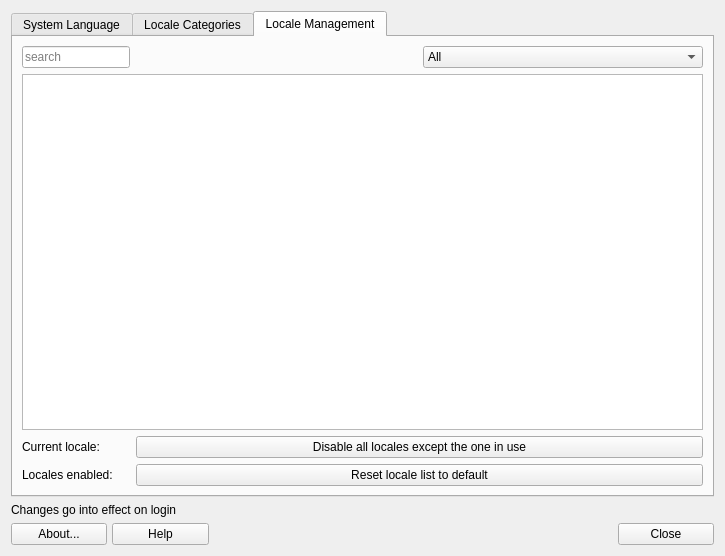
<?xml version="1.0" encoding="UTF-8"?>
<ui version="4.0">
 <class>MainWindow</class>
 <widget class="QDialog" name="MainWindow">
  <property name="geometry">
   <rect>
    <x>0</x>
    <y>0</y>
    <width>725</width>
    <height>556</height>
   </rect>
  </property>
  <property name="windowTitle">
   <string>Program_Name</string>
  </property>
  <layout class="QGridLayout" name="gridLayout_2">
   <item row="5" column="0" colspan="3">
    <layout class="QGridLayout" name="buttonBar" columnstretch="0,0,0,0,0,0,0,0,0">
     <property name="sizeConstraint">
      <enum>QLayout::SetDefaultConstraint</enum>
     </property>
     <property name="leftMargin">
      <number>0</number>
     </property>
     <property name="topMargin">
      <number>0</number>
     </property>
     <property name="rightMargin">
      <number>0</number>
     </property>
     <property name="bottomMargin">
      <number>0</number>
     </property>
     <property name="spacing">
      <number>5</number>
     </property>
     <item row="1" column="8">
      <widget class="QPushButton" name="buttonCancel">
       <property name="sizePolicy">
        <sizepolicy hsizetype="Minimum" vsizetype="Preferred">
         <horstretch>0</horstretch>
         <verstretch>0</verstretch>
        </sizepolicy>
       </property>
       <property name="toolTip">
        <string>Quit application</string>
       </property>
       <property name="text">
        <string>Close</string>
       </property>
       <property name="icon">
        <iconset theme="window-close"/>
       </property>
       <property name="shortcut">
        <string>Alt+N</string>
       </property>
       <property name="autoDefault">
        <bool>false</bool>
       </property>
      </widget>
     </item>
     <item row="1" column="3" alignment="Qt::AlignHCenter">
      <widget class="QLabel" name="labelLogo">
       <property name="maximumSize">
        <size>
         <width>32</width>
         <height>32</height>
        </size>
       </property>
       <property name="midLineWidth">
        <number>0</number>
       </property>
       <property name="text">
        <string/>
       </property>
       <property name="pixmap">
        <pixmap resource="images.qrc">:/icons/images/logo.svg</pixmap>
       </property>
       <property name="scaledContents">
        <bool>true</bool>
       </property>
      </widget>
     </item>
     <item row="1" column="0">
      <widget class="QPushButton" name="buttonAbout">
       <property name="sizePolicy">
        <sizepolicy hsizetype="Minimum" vsizetype="Preferred">
         <horstretch>0</horstretch>
         <verstretch>0</verstretch>
        </sizepolicy>
       </property>
       <property name="toolTip">
        <string>About this application</string>
       </property>
       <property name="text">
        <string>About...</string>
       </property>
       <property name="icon">
        <iconset theme="help-about"/>
       </property>
       <property name="shortcut">
        <string>Alt+B</string>
       </property>
       <property name="autoDefault">
        <bool>false</bool>
       </property>
      </widget>
     </item>
     <item row="1" column="1">
      <widget class="QPushButton" name="buttonHelp">
       <property name="sizePolicy">
        <sizepolicy hsizetype="Minimum" vsizetype="Preferred">
         <horstretch>0</horstretch>
         <verstretch>0</verstretch>
        </sizepolicy>
       </property>
       <property name="toolTip">
        <string>Display help </string>
       </property>
       <property name="text">
        <string>Help</string>
       </property>
       <property name="icon">
        <iconset theme="help-contents"/>
       </property>
       <property name="shortcut">
        <string>Alt+H</string>
       </property>
       <property name="autoDefault">
        <bool>false</bool>
       </property>
      </widget>
     </item>
     <item row="1" column="2">
      <spacer name="horizontalSpacer1">
       <property name="orientation">
        <enum>Qt::Horizontal</enum>
       </property>
       <property name="sizeType">
        <enum>QSizePolicy::Minimum</enum>
       </property>
       <property name="sizeHint" stdset="0">
        <size>
         <width>100</width>
         <height>20</height>
        </size>
       </property>
      </spacer>
     </item>
     <item row="1" column="4" colspan="2">
      <spacer name="horizontalSpacer2">
       <property name="orientation">
        <enum>Qt::Horizontal</enum>
       </property>
       <property name="sizeType">
        <enum>QSizePolicy::Minimum</enum>
       </property>
       <property name="sizeHint" stdset="0">
        <size>
         <width>100</width>
         <height>20</height>
        </size>
       </property>
      </spacer>
     </item>
    </layout>
   </item>
   <item row="0" column="0" colspan="3">
    <widget class="QTabWidget" name="tabWidget">
     <property name="minimumSize">
      <size>
       <width>0</width>
       <height>0</height>
      </size>
     </property>
     <property name="currentIndex">
      <number>2</number>
     </property>
     <widget class="QWidget" name="tabLanguage">
      <attribute name="title">
       <string extracomment=" language selection, also default for locale subvariables if not otherwise defined">System Language</string>
      </attribute>
      <layout class="QGridLayout" name="gridLayout_4">
       <item row="1" column="1">
        <widget class="QPushButton" name="pushResetSubvar">
         <property name="text">
          <string>Set all locale categories to current language</string>
         </property>
         <property name="autoDefault">
          <bool>false</bool>
         </property>
        </widget>
       </item>
       <item row="3" column="1">
        <spacer name="verticalSpacer_2">
         <property name="orientation">
          <enum>Qt::Vertical</enum>
         </property>
         <property name="sizeHint" stdset="0">
          <size>
           <width>169</width>
           <height>51</height>
          </size>
         </property>
        </spacer>
       </item>
       <item row="0" column="0">
        <widget class="QLabel" name="labelLanguage">
         <property name="text">
          <string>Current System Language:</string>
         </property>
        </widget>
       </item>
       <item row="0" column="1">
        <widget class="QPushButton" name="buttonLang">
         <property name="text">
          <string>PushButton</string>
         </property>
        </widget>
       </item>
       <item row="2" column="1">
        <widget class="QPushButton" name="pushRemoveManuals">
         <property name="text">
          <string>Remove MX manuals for languages other than system default</string>
         </property>
        </widget>
       </item>
      </layout>
     </widget>
     <widget class="QWidget" name="tabSubvariables">
      <attribute name="title">
       <string extracomment="defines individual subvariables for locale">Locale Categories</string>
      </attribute>
      <layout class="QGridLayout" name="gridLayout_3">
       <item row="1" column="0">
        <widget class="QGroupBox" name="groupBox">
         <property name="title">
          <string notr="true"/>
         </property>
         <layout class="QFormLayout" name="formLayout">
          <item row="0" column="0">
           <widget class="QLabel" name="label_Ctype">
            <property name="text">
             <string notr="true">CType</string>
            </property>
           </widget>
          </item>
          <item row="0" column="1">
           <widget class="QPushButton" name="pushButtonCType">
            <property name="text">
             <string notr="true">CType</string>
            </property>
            <property name="autoDefault">
             <bool>false</bool>
            </property>
           </widget>
          </item>
          <item row="1" column="0">
           <widget class="QLabel" name="label_Numeric">
            <property name="text">
             <string>Numeric</string>
            </property>
           </widget>
          </item>
          <item row="1" column="1">
           <widget class="QPushButton" name="pushButtonNumeric">
            <property name="text">
             <string notr="true">Numeric</string>
            </property>
            <property name="autoDefault">
             <bool>false</bool>
            </property>
           </widget>
          </item>
          <item row="2" column="0">
           <widget class="QLabel" name="label_Time">
            <property name="text">
             <string>Time</string>
            </property>
           </widget>
          </item>
          <item row="2" column="1">
           <widget class="QPushButton" name="pushButtonTime">
            <property name="text">
             <string notr="true">Time</string>
            </property>
            <property name="autoDefault">
             <bool>false</bool>
            </property>
           </widget>
          </item>
          <item row="3" column="0">
           <widget class="QLabel" name="label_Collate">
            <property name="text">
             <string>Collate</string>
            </property>
           </widget>
          </item>
          <item row="3" column="1">
           <widget class="QPushButton" name="pushButtonCollate">
            <property name="text">
             <string notr="true">Collate</string>
            </property>
            <property name="autoDefault">
             <bool>false</bool>
            </property>
           </widget>
          </item>
          <item row="4" column="0">
           <widget class="QLabel" name="label_Currency">
            <property name="text">
             <string>Currency</string>
            </property>
           </widget>
          </item>
          <item row="4" column="1">
           <widget class="QPushButton" name="pushButtonMonetary">
            <property name="text">
             <string notr="true">Monetary</string>
            </property>
            <property name="autoDefault">
             <bool>false</bool>
            </property>
           </widget>
          </item>
          <item row="5" column="0">
           <widget class="QLabel" name="label_Messages">
            <property name="text">
             <string>Messages</string>
            </property>
           </widget>
          </item>
          <item row="5" column="1">
           <widget class="QPushButton" name="pushButtonMessages">
            <property name="text">
             <string notr="true">Messages</string>
            </property>
            <property name="autoDefault">
             <bool>false</bool>
            </property>
           </widget>
          </item>
          <item row="6" column="0">
           <widget class="QLabel" name="label_Paper">
            <property name="text">
             <string>Paper Size</string>
            </property>
           </widget>
          </item>
          <item row="6" column="1">
           <widget class="QPushButton" name="pushButtonPaper">
            <property name="text">
             <string notr="true">Paper</string>
            </property>
            <property name="autoDefault">
             <bool>false</bool>
            </property>
           </widget>
          </item>
          <item row="7" column="0">
           <widget class="QLabel" name="label_NameStyle">
            <property name="text">
             <string>Name Style</string>
            </property>
           </widget>
          </item>
          <item row="7" column="1">
           <widget class="QPushButton" name="pushButtonName">
            <property name="text">
             <string notr="true">Name</string>
            </property>
            <property name="autoDefault">
             <bool>false</bool>
            </property>
           </widget>
          </item>
          <item row="8" column="0">
           <widget class="QLabel" name="label_Address">
            <property name="text">
             <string>Address</string>
            </property>
           </widget>
          </item>
          <item row="8" column="1">
           <widget class="QPushButton" name="pushButtonAddress">
            <property name="text">
             <string notr="true">Address</string>
            </property>
            <property name="autoDefault">
             <bool>false</bool>
            </property>
           </widget>
          </item>
          <item row="9" column="0">
           <widget class="QLabel" name="label_Telephone">
            <property name="text">
             <string>Telephone</string>
            </property>
           </widget>
          </item>
          <item row="9" column="1">
           <widget class="QPushButton" name="pushButtonTelephone">
            <property name="text">
             <string notr="true">Telephone</string>
            </property>
            <property name="autoDefault">
             <bool>false</bool>
            </property>
           </widget>
          </item>
          <item row="10" column="0">
           <widget class="QLabel" name="label_Measurement">
            <property name="text">
             <string>Measurement</string>
            </property>
           </widget>
          </item>
          <item row="10" column="1">
           <widget class="QPushButton" name="pushButtonMeasurement">
            <property name="text">
             <string notr="true">Measurement</string>
            </property>
            <property name="autoDefault">
             <bool>false</bool>
            </property>
           </widget>
          </item>
          <item row="11" column="0">
           <widget class="QLabel" name="label_Ident">
            <property name="text">
             <string notr="true">Identification</string>
            </property>
           </widget>
          </item>
          <item row="11" column="1">
           <widget class="QPushButton" name="pushButtonIdentification">
            <property name="text">
             <string notr="true">Identification</string>
            </property>
            <property name="autoDefault">
             <bool>false</bool>
            </property>
           </widget>
          </item>
          <item row="12" column="1">
           <widget class="QPushButton" name="pushButtonAll">
            <property name="text">
             <string>Select same locale for all categories</string>
            </property>
            <property name="autoDefault">
             <bool>false</bool>
            </property>
           </widget>
          </item>
         </layout>
        </widget>
       </item>
      </layout>
     </widget>
     <widget class="QWidget" name="tabManagement">
      <attribute name="title">
       <string extracomment="Tab to manage generation of locale caches">Locale Management</string>
      </attribute>
      <layout class="QGridLayout" name="gridLayout">
       <item row="0" column="0">
        <widget class="QLineEdit" name="textSearch">
         <property name="sizePolicy">
          <sizepolicy hsizetype="Fixed" vsizetype="Fixed">
           <horstretch>0</horstretch>
           <verstretch>0</verstretch>
          </sizepolicy>
         </property>
         <property name="inputMask">
          <string/>
         </property>
         <property name="placeholderText">
          <string>search</string>
         </property>
         <property name="clearButtonEnabled">
          <bool>true</bool>
         </property>
        </widget>
       </item>
       <item row="3" column="0">
        <widget class="QLabel" name="labelCountLocale">
         <property name="text">
          <string notr="true" extracomment="count of the number of loca">Locales enabled:</string>
         </property>
        </widget>
       </item>
       <item row="2" column="1" colspan="2">
        <widget class="QPushButton" name="pushDisableLocales">
         <property name="text">
          <string extracomment="disables generation of any locale except on that is currently in use">Disable all locales except the one in use</string>
         </property>
         <property name="autoDefault">
          <bool>false</bool>
         </property>
        </widget>
       </item>
       <item row="3" column="1" colspan="2">
        <widget class="QPushButton" name="pushResetLocales">
         <property name="text">
          <string>Reset locale list to default</string>
         </property>
        </widget>
       </item>
       <item row="1" column="0" colspan="3">
        <widget class="QListWidget" name="listWidget"/>
       </item>
       <item row="0" column="2">
        <widget class="QComboBox" name="comboFilter">
         <property name="currentText">
          <string extracomment="elements of filter box">All</string>
         </property>
         <item>
          <property name="text">
           <string>All</string>
          </property>
         </item>
         <item>
          <property name="text">
           <string>Enabled</string>
          </property>
         </item>
         <item>
          <property name="text">
           <string>Disabled</string>
          </property>
         </item>
        </widget>
       </item>
       <item row="2" column="0">
        <widget class="QLabel" name="labelCurrentLocale">
         <property name="text">
          <string notr="true">Current locale:</string>
         </property>
        </widget>
       </item>
      </layout>
     </widget>
    </widget>
   </item>
   <item row="1" column="0" colspan="3">
    <widget class="QLabel" name="labelChangesOnLogin">
     <property name="text">
      <string>Changes go into effect on login</string>
     </property>
    </widget>
   </item>
  </layout>
 </widget>
 <tabstops>
  <tabstop>tabWidget</tabstop>
  <tabstop>buttonLang</tabstop>
  <tabstop>pushResetSubvar</tabstop>
  <tabstop>pushRemoveManuals</tabstop>
  <tabstop>buttonAbout</tabstop>
  <tabstop>buttonHelp</tabstop>
  <tabstop>buttonCancel</tabstop>
  <tabstop>pushButtonCType</tabstop>
  <tabstop>pushButtonNumeric</tabstop>
  <tabstop>pushButtonTime</tabstop>
  <tabstop>pushButtonCollate</tabstop>
  <tabstop>pushButtonMonetary</tabstop>
  <tabstop>pushButtonMessages</tabstop>
  <tabstop>pushButtonPaper</tabstop>
  <tabstop>pushButtonName</tabstop>
  <tabstop>pushButtonAddress</tabstop>
  <tabstop>pushButtonTelephone</tabstop>
  <tabstop>pushButtonMeasurement</tabstop>
  <tabstop>pushButtonIdentification</tabstop>
  <tabstop>pushButtonAll</tabstop>
  <tabstop>textSearch</tabstop>
  <tabstop>comboFilter</tabstop>
  <tabstop>listWidget</tabstop>
  <tabstop>pushDisableLocales</tabstop>
  <tabstop>pushResetLocales</tabstop>
 </tabstops>
 <resources>
  <include location="images.qrc"/>
 </resources>
 <connections>
  <connection>
   <sender>buttonCancel</sender>
   <signal>pressed()</signal>
   <receiver>MainWindow</receiver>
   <slot>close()</slot>
   <hints>
    <hint type="sourcelabel">
     <x>591</x>
     <y>625</y>
    </hint>
    <hint type="destinationlabel">
     <x>388</x>
     <y>272</y>
    </hint>
   </hints>
  </connection>
 </connections>
</ui>
